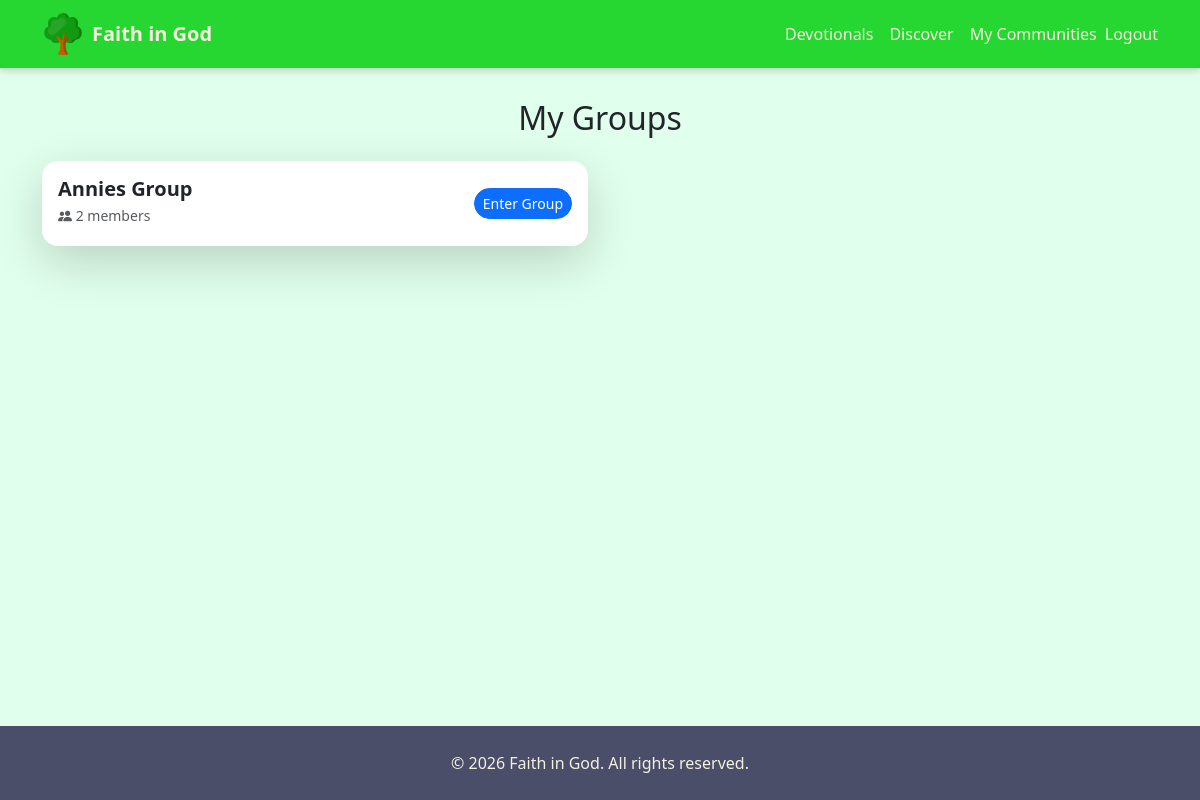
/groups/my/ (signed in), run on an earlier commit of the app's database.
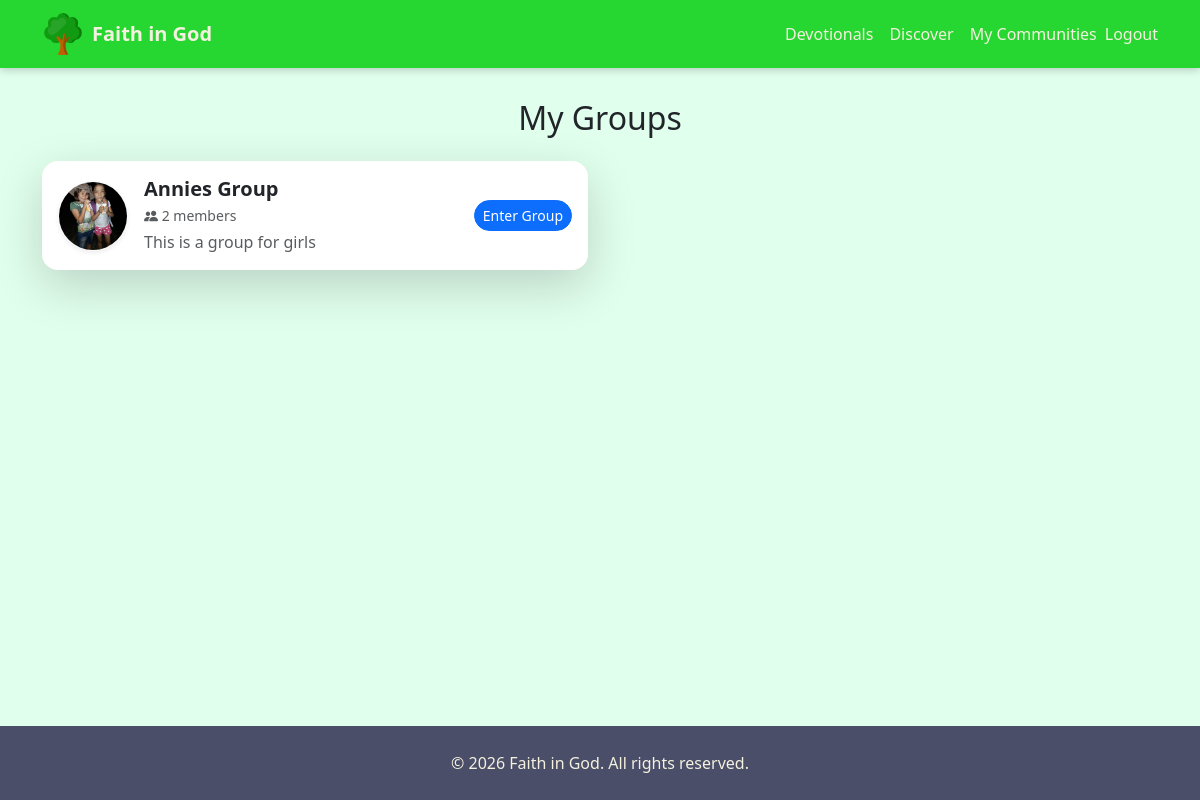
And on a later commit of the database.
### engagement/models.py (models this page shows, shortened)
class Group(models.Model):
    GROUP_TYPES = [
        ("small", "Small Group"),
    ]
    name = models.CharField(max_length=200)
    description = models.TextField(blank=True)
    leader = models.ForeignKey(
        User, on_delete=models.SET_NULL, null=True, related_name="led_groups"
    )
    group_type = models.CharField(
        max_length=20, choices=GROUP_TYPES, default="small"
    )
    created_at = models.DateTimeField(auto_now_add=True)
    is_active = models.BooleanField(default=True)
    image = models.ImageField(
        upload_to="groups/",
        blank=True,
        null=True,
        validators=[validate_file_size]
    )
    def next_meeting(self):
        return self.meetings.filter(
            start_time__gte=timezone.now()
        ).order_by('start_time').first()
    class Meta:
        verbose_name = "Church Group"
        verbose_name_plural = "Church Groups"

### engagement/views.py (the view)
# urls.py: path("my/", views.my_groups, name="my_groups"),
@login_required
def my_groups(request):
    memberships = GroupMember.objects.filter(
        user=request.user,
        is_active=True
    ).select_related("group", "group__leader")
    groups = [m.group for m in memberships]
    for group in groups:
        group.member_count = group.members.filter(is_active=True).count()
    return render(request, "engagement/my_groups.html", {"groups": groups})

### content/context_processors.py (called while the page is built)
def global_updates(request):
    updates = Update.objects.filter(is_published=True).order_by("-created_at")
    return {"global_updates": updates}

### engagement/context_processors.py (called while the page is built)
def next_meeting(request):
    if not request.user.is_authenticated:
        return {}
    meeting = Meeting.objects.filter(
        group__members__user=request.user,
        group__members__is_active=True,
        start_time__gte=timezone.now()
    ).order_by("start_time").first()
    return {
        "next_group_meeting": meeting
    }

def user_groups(request):
    if request.user.is_authenticated:
        groups = GroupMember.objects.filter(
            user=request.user,
            is_active=True
        ).select_related("group")
        return {"user_groups": [gm.group for gm in groups]}
    return {}

def pending_invitations(request):
    if request.user.is_authenticated:
        invites = GroupInvitation.objects.filter(
            invited_user=request.user,
            accepted=False
        ).select_related("group")
        return {
            "pending_invites": invites,
            "pending_invites_count": invites.count()
        }
    return {}

### engagement/templates/engagement/my_groups.html (shortened to what this page needs)
{% extends "base.html" %}
{% load static %}
{% block content %}
<h2 class="mb-4 text-center">My Groups</h2>
<div class="row">
    {% for group in groups %}
    <div class="col-md-6 mb-4">
        <div class="card shadow-lg border-0 rounded-4 overflow-hidden"
             style="border-left: 5px solid #0d6efd;">
            <div class="d-flex align-items-center p-3 bg-white">
                {% if group.image %}
                <img src="{{ group.image.url }}"
                     class="rounded-circle me-3 border border-light shadow-sm"
                     width="70"
                     height="70"
                     style="object-fit: cover;">
                {% endif %}
                <div class="flex-grow-1">
                    <h5 class="mb-1 fw-bold">{{ group.name }}</h5>
                    <small class="text-muted d-block mb-1">
                        <i class="bi bi-people-fill"></i>
                        {{ group.member_count }} members
                    </small>
                    <p class="text-muted mb-0">
                        {{ group.description|truncatewords:15 }}
                    </p>
                </div>
                <a href="{% url 'engagement:group_detail' group.id %}"
                   class="btn btn-primary btn-sm rounded-pill ms-2">
                    Enter Group
                </a>
            </div>
        </div>
    </div>
    {% empty %}
    <p class="text-center text-muted">
        You have not joined any groups yet.
    </p>
    {% endfor %}
</div>
{% endblock %}

What changed in the data, as far as the page shows it:
changed Group "Annies Group": image: picture added; description (not shown) → "This is a group for girls"
